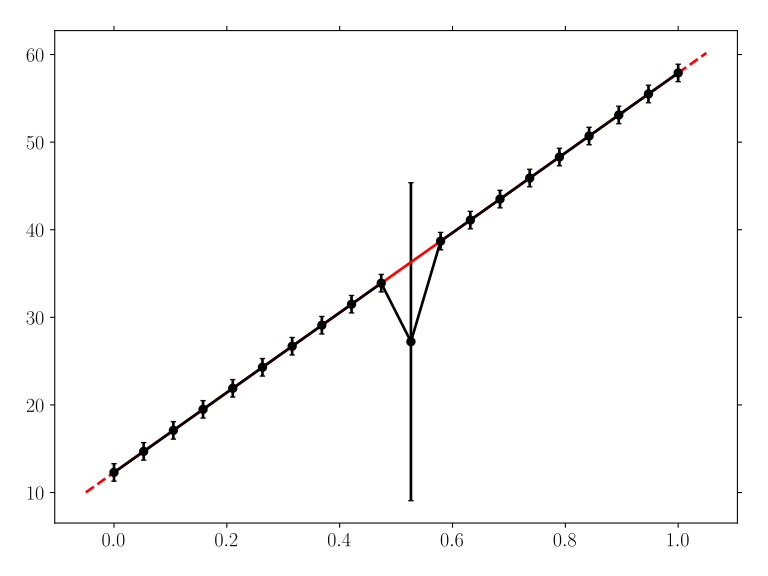

Source code (Python):
import matplotlib.pyplot as plt
import numpy as np

import GooseMPL as gplt

plt.style.use(["goose", "goose-latex", "goose-autolayout"])


fig, ax = plt.subplots()

x = np.linspace(0, 1, 20)
y = 12.3 + 45.6 * x
yerr = 1.0 * np.ones(y.shape)
yerr[10] = y[10] * 0.5
y[10] = y[10] * 0.75

ax.errorbar(x, y, yerr=yerr, marker="o")

offset, slope, details = gplt.fit_linear(
    x, y, yerr=yerr, axis=ax, c="r", extrapolate=dict(ls="--", c="r")
)

plt.savefig("fit_linear.svg")
plt.close()
